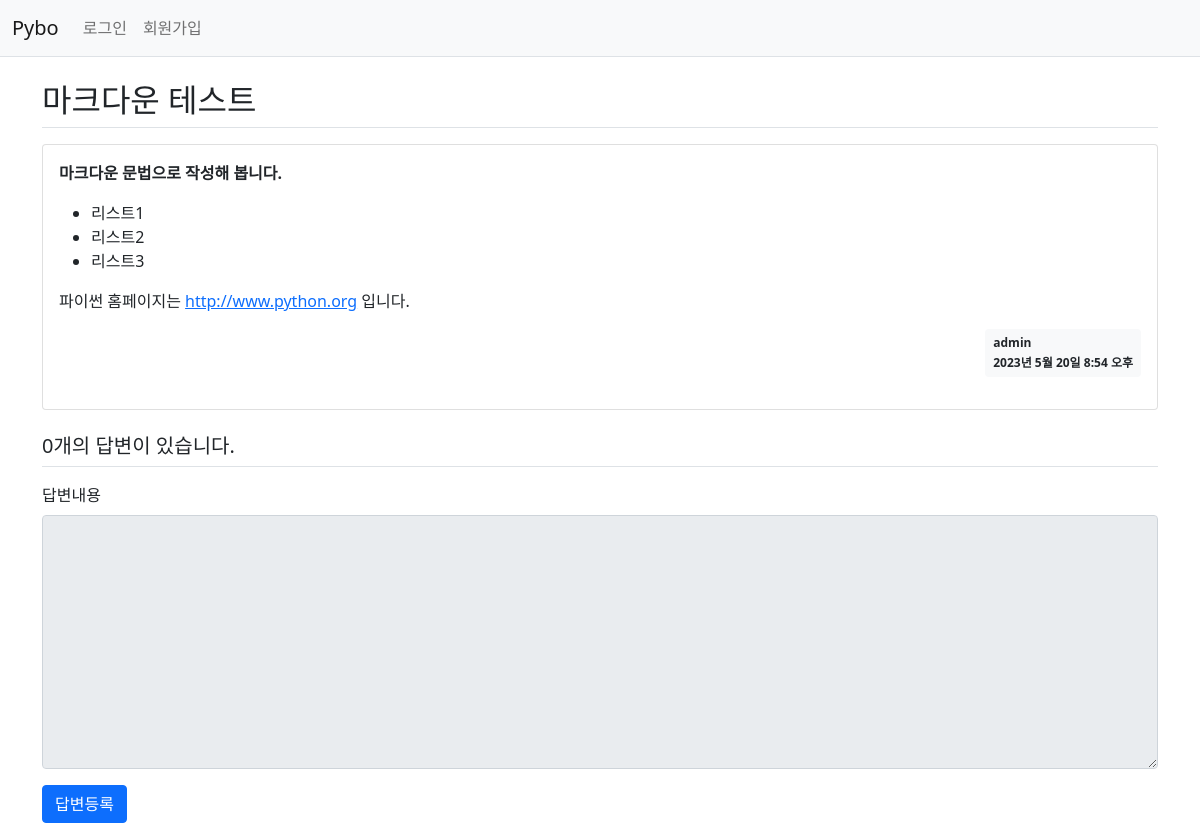
Page /pybo/306/ on the committed database.
### pybo/models.py (models this page shows, shortened)
class Question(models.Model):
    author = models.ForeignKey(User, on_delete=models.CASCADE, related_name='author_question')
    subject = models.CharField(max_length=200)
    content = models.TextField()
    create_date = models.DateTimeField()
    modify_date = models.DateTimeField(null=True, blank=True)
    voter = models.ManyToManyField(User, related_name='voter_question')  # 추천인 추가

### pybo/views/base_views.py (the view)
# urls.py: path('<int:question_id>/', base_views.detail, name='detail'),
def detail(request, question_id):
    question = get_object_or_404(Question, pk=question_id)
    context = {'question': question}
    return render(request, 'pybo/question_detail.html', context)

### pybo/templatetags/pybo_filter.py (called while the page is built)
@register.filter
def mark(value):
    extensions = ["nl2br", "fenced_code"]
    return mark_safe(markdown.markdown(value, extensions=extensions))

### templates/pybo/question_detail.html (shortened to what this page needs)
{% extends 'base.html' %}
{% load pybo_filter %}
{% block content %}
<div class="container my-3">
    <h2 class="border-bottom py-2">{{ question.subject }}</h2>
    <div class="card my-3">
        <div class="card-body">
            <div class="card-text">{{ question.content|mark }}</div>
                <div class="d-flex justify-content-end">
                <div class="badge bg-light text-dark p-2 text-start">
                    <div class="mb-2">{{ question.author.username }}</div>
                    <div>{{ question.create_date }}</div>
                </div>
            </div>
        </div>
    </div>
    <h5 class="border-bottom my-3 py-2">{{question.answer_set.count}}개의 답변이 있습니다.</h5>
    <form action="{% url 'pybo:answer_create' question.id %}" method="post" class="my-3">
        <div class="mb-3">
            <label for="content" class="form-label">답변내용</label>
            <textarea {% if not user.is_authenticated %}disabled{% endif %}
              name="content" id="content" class="form-control" rows="10"></textarea>
        </div>
        <input type="submit" value="답변등록" class="btn btn-primary">
    </form>
</div>
{% endblock %}

### rows in the picture
Question: subject "마크다운 테스트", content|mark "마크다운 문법으로 작성해 봅니다. 리스트1 리스트2 리스트3 파이썬 홈페이지는 http://www.python.org 입니다.", author.username "admin", create_date "2023년 5월 20일 8:54 오후", answer_set.count "0"
